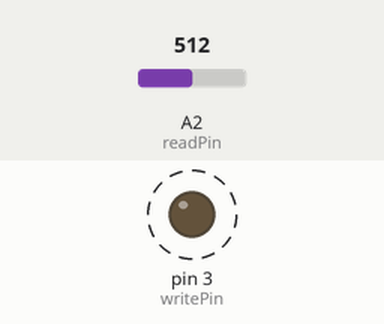
A sketch run on a simulated Arduino Uno, built with avr-gcc and run on an emulated ATmega328P. Shown: output pins drawn as LEDs (lit = HIGH). Dashed ring = blinking. Inputs (shaded band) come from the test bench; at power-on: A2 (readPin) = 512. What the sketch prints to the serial monitor is not drawn.

Above: at 0.3 s.
Timing chart, 0 to 3.5 s (numbered marks = the images above):
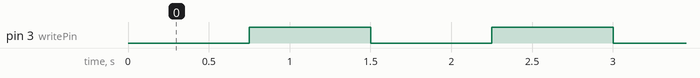

Measured:
- by itself, pin 3 (writePin): alternates HIGH for 0.75 s and LOW for 0.75 s

The sketch:

communicattion_systems_assignment.ino
```cpp
int writePin=3;
int readPin=A2;
int delayTime=750;
float voltageReading;
int data[]={0,1,0,1,0,1,0,1,0,1,0,1,0,1,0,1,0,1};
void setup() {
  // put your setup code here, to run once:
pinMode(writePin,OUTPUT);
pinMode(readPin,INPUT);
Serial.begin(9600);
}

void loop() {
  // put your main code here, to run repeatedly:
 for(int i=0;i<sizeof(data)/sizeof(data[0]);i++){
  digitalWrite(writePin,data[i]);
  int v=analogRead(readPin);
  voltageReading=(5.0/1023)*v;
  Serial.println(voltageReading);
  delay(delayTime);
 }
}
```
